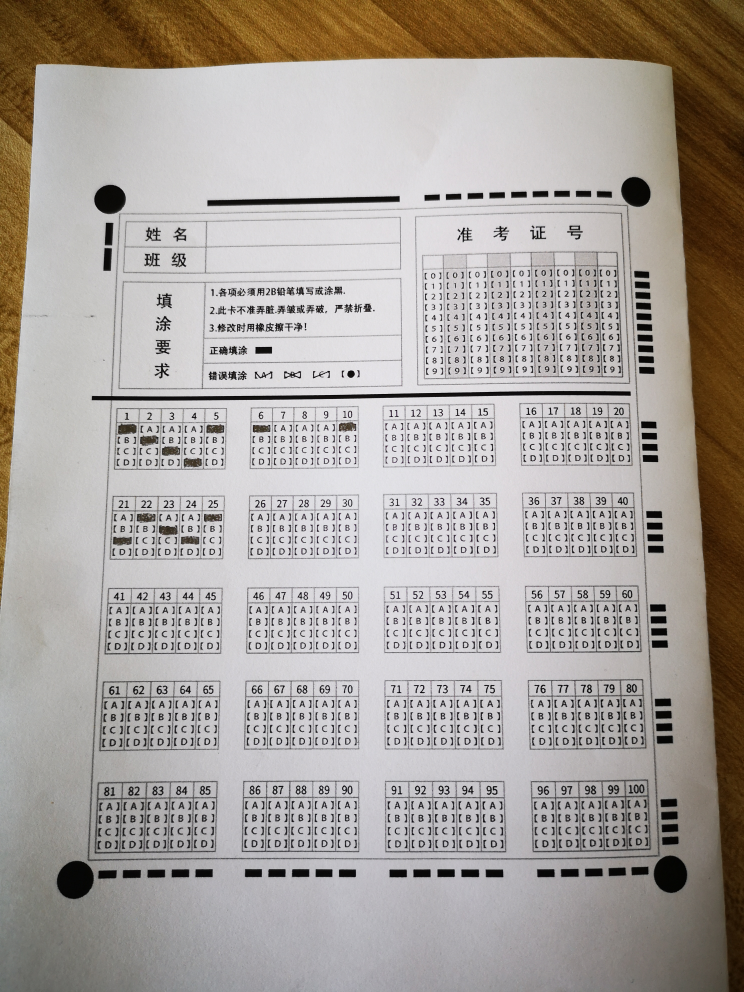
#> input picture face_recognition/test/t3.jpg, 2976 x 3968 px (shown at 1/4 size)
$ python circle.py
#> lines starting #> are read from the running program, lines starting #| are printed output that depends on the picture; after the words box and inside, x2 and y2 are one past the last pixel; in counts of white or black regions, pixels touching at a corner belong together
# -*- coding: utf-8 -*-
import cv2
import numpy as np


def test():
    # 载入并显示图片
    img = cv2.imread('t3.jpg')
#> img is the input picture: shape (3968, 2976, 3); mean B, G, R 156.8, 162, 168.5
    # # 定义想要缩放后的图片大小
    info = img.shape  # 获取图片的宽 高 颜色通道信息
#> info = (3968, 2976, 3)
    dst_width = int(info[1] * 0.2)
#> dst_width = 595
    dst_height = int(info[0] * 0.2)
#> dst_height = 793
    img = cv2.resize(img, (500, 700), 0, 0)
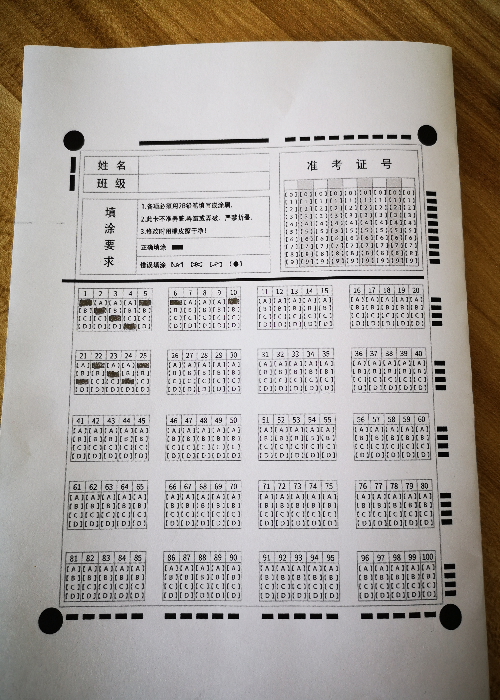
#> img: shape (700, 500, 3); mean B, G, R 156.7, 162, 168.4

    cv2.imshow('1', img)
    # 降噪（模糊处理用来减少瑕疵点）
    result = cv2.blur(img, (5, 5))
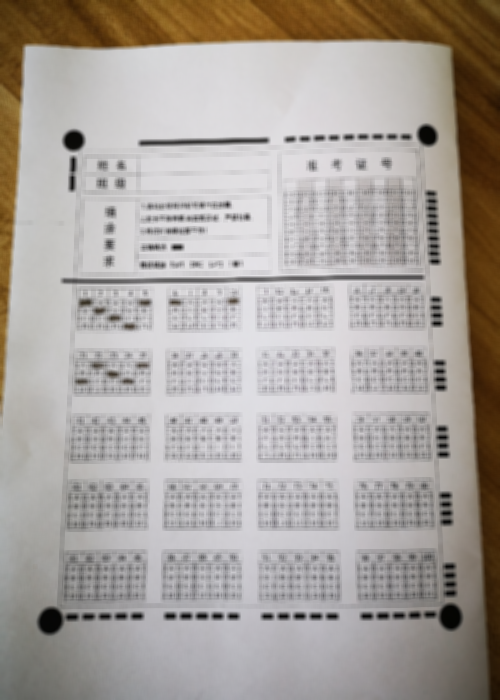
#> result: shape (700, 500, 3); mean B, G, R 156.7, 162, 168.4
    cv2.imshow('2', result)
    # 灰度化,就是去色（类似老式照片）
    gray = cv2.cvtColor(result, cv2.COLOR_BGR2GRAY)
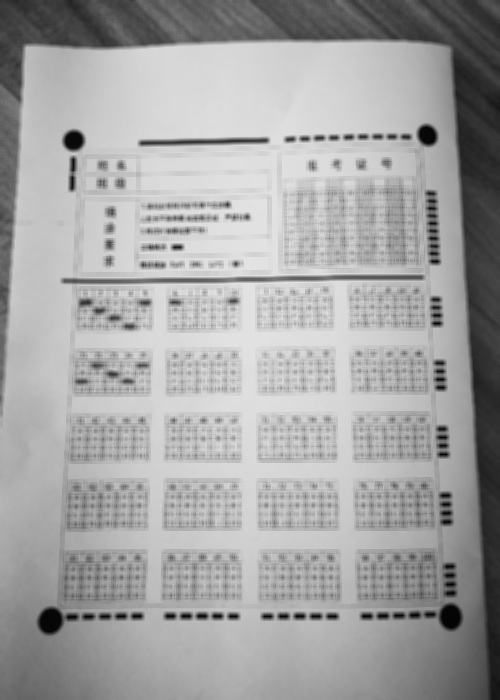
#> gray: shape (700, 500); min 3, max 227, mean 163.3
    cv2.imshow('3', gray)

    # param1的具体实现，用于边缘检测
    canny = cv2.Canny(img, 40, 80)
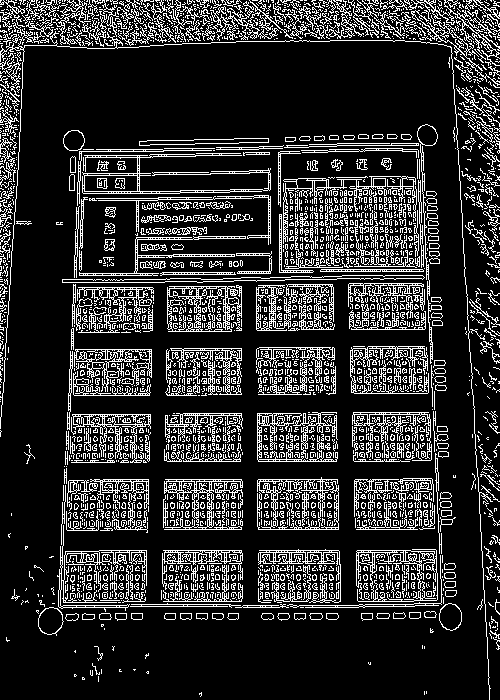
#> canny: shape (700, 500); 18% white in thin lines or dots
    cv2.imshow('4', canny)

    # 霍夫变换圆检测
    circles = cv2.HoughCircles(gray, cv2.HOUGH_GRADIENT, 1, 200, param1=250, param2=15, minRadius=2, maxRadius=20)
#> circles = [[427.5, 134.5, 9.6], [73.5, 140.5, 10], [49.5, 619.5, 12.7], [453.5, 616.5, 14.6]]
    # 输出返回值，方便查看类型
    print(circles)
#| [[[427.5 134.5   9.6]
#|   [ 73.5 140.5  10. ]
#|   [ 49.5 619.5  12.7]
#|   [453.5 616.5  14.6]]]
    # cv2.waitKey(0)

    # 输出检测到圆的个数
    print(len(circles[0]))
#| 4

    print('-------------我是条分割线-----------------')
    # 方法一：复杂
    # 根据检测到圆的信息，画出每一个圆
    # for circle in circles[0]:
    #     # 圆的基本信息
    #     print(circle[2])
    #     # 坐标行列(就是圆心)
    #     x = int(circle[0])
    #     y = int(circle[1])
    #     # 半径
    #     r = int(circle[2])
    #     # 在原图用指定颜色圈出圆，参数设定为int所以圈画存在误差
    #     img = cv2.circle(img, (x, y), r, (0, 0, 255), 1, 8, 0)
    # 方法二：简单一点
    circles = np.round(circles[0, :]).astype('int')
#> circles = [[428, 134, 10], [74, 140, 10], [50, 620, 13], [454, 616, 15]]
    for (x, y, r) in circles:
        # 绘制圆和半径矩形到output
        cv2.circle(img, (x, y), r, (0, 255, 0), 4)
#> this loop made 4 passes
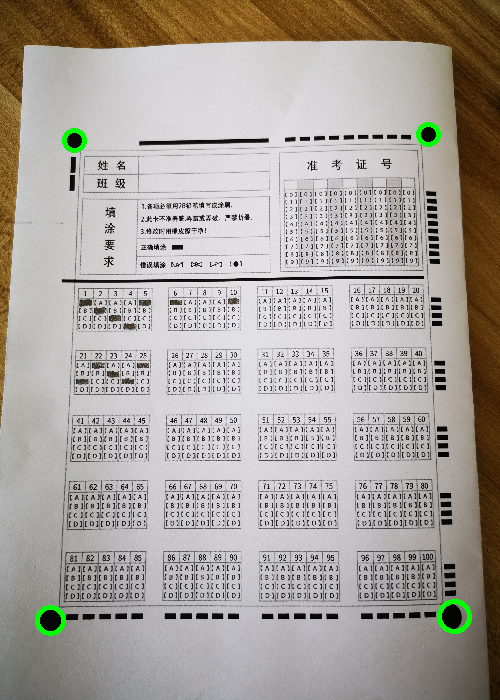
#> img: shape (700, 500, 3); 0.43% of pixels changed, all inside (x1, y1, x2, y2) = (35, 122, 472, 636)
    # 显示新图像
    cv2.imshow('5', img)

    # 按任意键退出
    cv2.waitKey(0)
    cv2.destroyAllWindows()


if __name__ == '__main__':
    test()

$ run again, with face_recognition/test/t2.jpg copied over face_recognition/test/t3.jpg
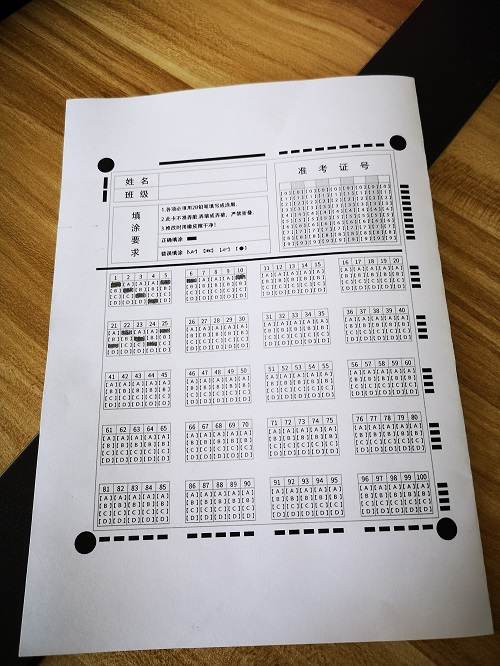
#> input picture face_recognition/test/t2.jpg, 500 x 666 px
#> in test, img is the input picture: shape (666, 500, 3); mean B, G, R 144.3, 153, 163
#> in test, `canny = cv2.Canny(img, 40, 80)`:
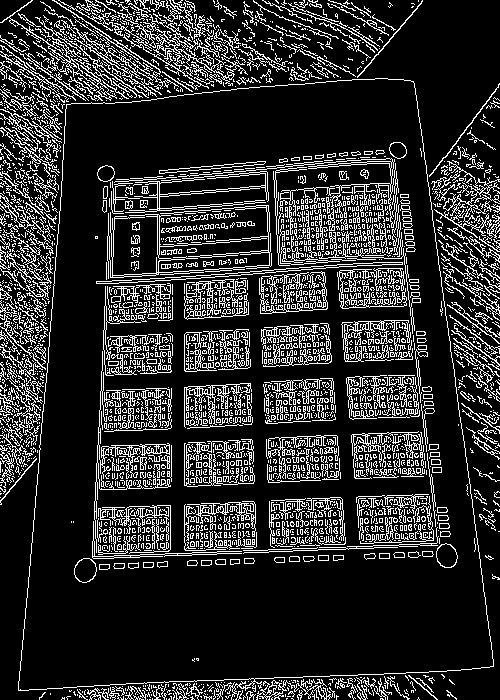
#> canny: shape (700, 500); 17.5% white in thin lines or dots
#> in test, `circles = cv2.HoughCircles(gray, cv2.HOUGH_GRADIENT, 1, 200, param1=25..`: circles = [[83.5, 569.5, 11.8], [443.5, 556.5, 12.9], [398.5, 148.5, 8.8], [105.5, 172.5, 8]]
#| [[[ 83.5 569.5  11.8]
#|   [443.5 556.5  12.9]
#|   [398.5 148.5   8.8]
#|   [105.5 172.5   8. ]]]
#| 4
#> in test, `circles = np.round(circles[0, :]).astype('int')`: circles = [[84, 570, 12], [444, 556, 13], [398, 148, 9], [106, 172, 8]]
#> the loop in test, `for (x, y, r) in circles:` made 4 passes
#> after the loop in test, `for (x, y, r) in circles:`:
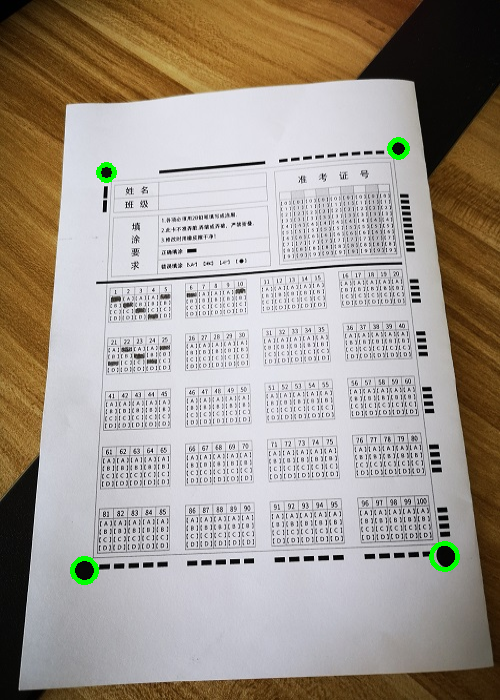
#> img: shape (700, 500, 3); mean B, G, R 143.7, 153.4, 162.4
